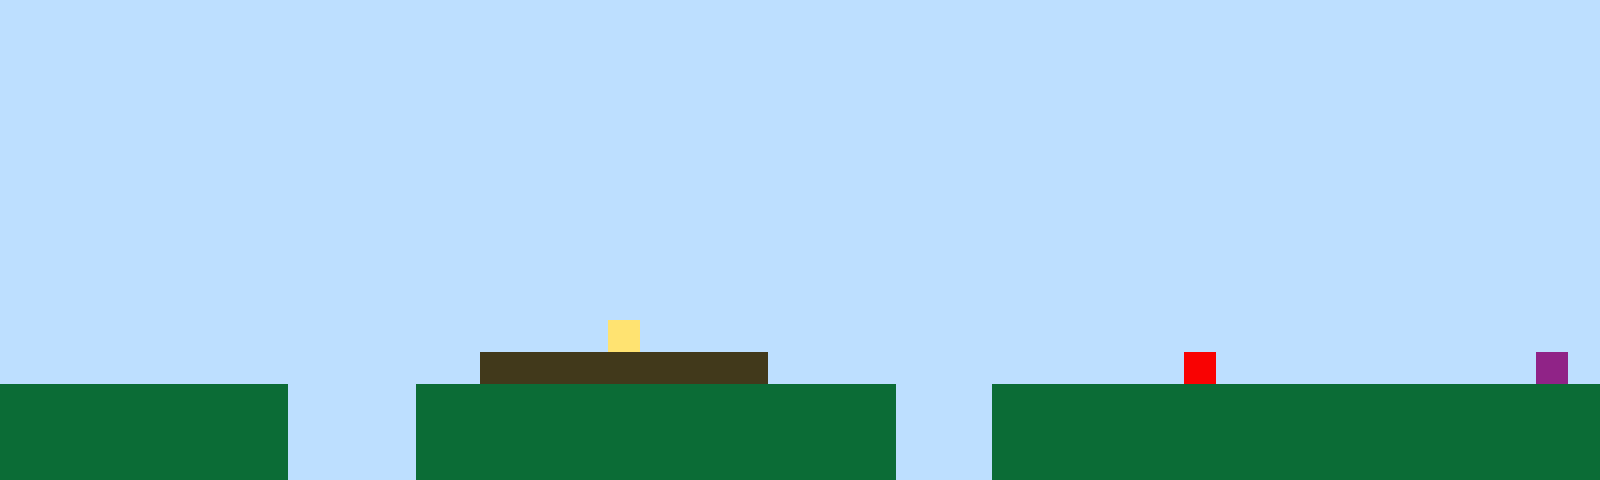

A level layout from a 2D game, rendered from its tile map. Below: a short description, then the map file with its tile-grid data intact:
An orthogonal 50x15 tile map with 32x32 px tiles, 1 tile layer (Tile Layer 1).

<map version="1.10" tiledversion="1.11.2" orientation="orthogonal" renderorder="right-up" width="50" height="15" tilewidth="32" tileheight="32" infinite="0" nextlayerid="2" nextobjectid="1"><editorsettings><export target="map1.csv" format="csv" /></editorsettings><tileset firstgid="1" name="sprites" tilewidth="32" tileheight="32" tilecount="6" columns="3"><image source="sprites.png" width="96" height="64" /></tileset><layer id="1" name="Tile Layer 1" width="50" height="15"><data encoding="csv">1,1,1,1,1,1,1,1,1,1,1,1,1,1,1,1,1,1,1,1,1,1,1,1,1,1,1,1,1,1,1,1,1,1,1,1,1,1,1,1,1,1,1,1,1,1,1,1,1,1,1,1,1,1,1,1,1,1,1,1,1,1,1,1,1,1,1,1,1,1,1,1,1,1,1,1,1,1,1,1,1,1,1,1,1,1,1,1,1,1,1,1,1,1,1,1,1,1,1,1,1,1,1,1,1,1,1,1,1,1,1,1,1,1,1,1,1,1,1,1,1,1,1,1,1,1,1,1,1,1,1,1,1,1,1,1,1,1,1,1,1,1,1,1,1,1,1,1,1,1,1,1,1,1,1,1,1,1,1,1,1,1,1,1,1,1,1,1,1,1,1,1,1,1,1,1,1,1,1,1,1,1,1,1,1,1,1,1,1,1,1,1,1,1,1,1,1,1,1,1,1,1,1,1,1,1,1,1,1,1,1,1,1,1,1,1,1,1,1,1,1,1,1,1,1,1,1,1,1,1,1,1,1,1,1,1,1,1,1,1,1,1,1,1,1,1,1,1,1,1,1,1,1,1,1,1,1,1,1,1,1,1,1,1,1,1,1,1,1,1,1,1,1,1,1,1,1,1,1,1,1,1,1,1,1,1,1,1,1,1,1,1,1,1,1,1,1,1,1,1,1,1,1,1,1,1,1,1,1,1,1,1,1,1,1,1,1,1,1,1,1,1,1,1,1,1,1,1,1,1,1,1,1,1,1,1,1,1,1,1,1,1,1,1,1,1,1,1,1,1,1,1,1,1,1,1,1,1,1,1,1,1,1,1,1,1,1,1,1,1,1,1,1,1,1,1,1,1,1,1,1,1,1,1,1,1,1,1,1,1,1,1,1,1,1,1,1,1,1,1,1,1,1,1,1,1,1,1,1,1,1,1,1,1,1,1,1,1,1,1,1,1,1,1,1,1,1,1,1,1,1,1,1,1,1,1,1,1,1,1,1,1,1,1,1,1,1,1,1,1,1,1,1,1,1,1,1,1,1,1,1,1,1,1,1,1,1,1,1,1,1,1,1,1,1,1,1,1,1,1,1,1,1,1,1,1,1,1,1,1,1,1,1,1,1,1,1,1,1,1,1,1,1,1,1,1,1,1,1,1,1,1,1,1,1,1,1,1,1,4,1,1,1,1,1,1,1,1,1,1,1,1,1,1,1,1,1,1,1,1,1,1,1,1,1,1,1,1,1,1,1,1,1,1,1,1,1,1,1,1,1,1,1,1,1,3,3,3,3,3,3,3,3,3,1,1,1,1,1,1,1,1,1,1,1,1,1,5,1,1,1,1,1,1,1,1,1,1,6,1,2,2,2,2,2,2,2,2,2,1,1,1,1,2,2,2,2,2,2,2,2,2,2,2,2,2,2,2,1,1,1,2,2,2,2,2,2,2,2,2,2,2,2,2,2,2,2,2,2,2,2,2,2,2,2,2,2,2,2,1,1,1,1,2,2,2,2,2,2,2,2,2,2,2,2,2,2,2,1,1,1,2,2,2,2,2,2,2,2,2,2,2,2,2,2,2,2,2,2,2,2,2,2,2,2,2,2,2,2,1,1,1,1,2,2,2,2,2,2,2,2,2,2,2,2,2,2,2,1,1,1,2,2,2,2,2,2,2,2,2,2,2,2,2,2,2,2,2,2,2</data></layer></map>
